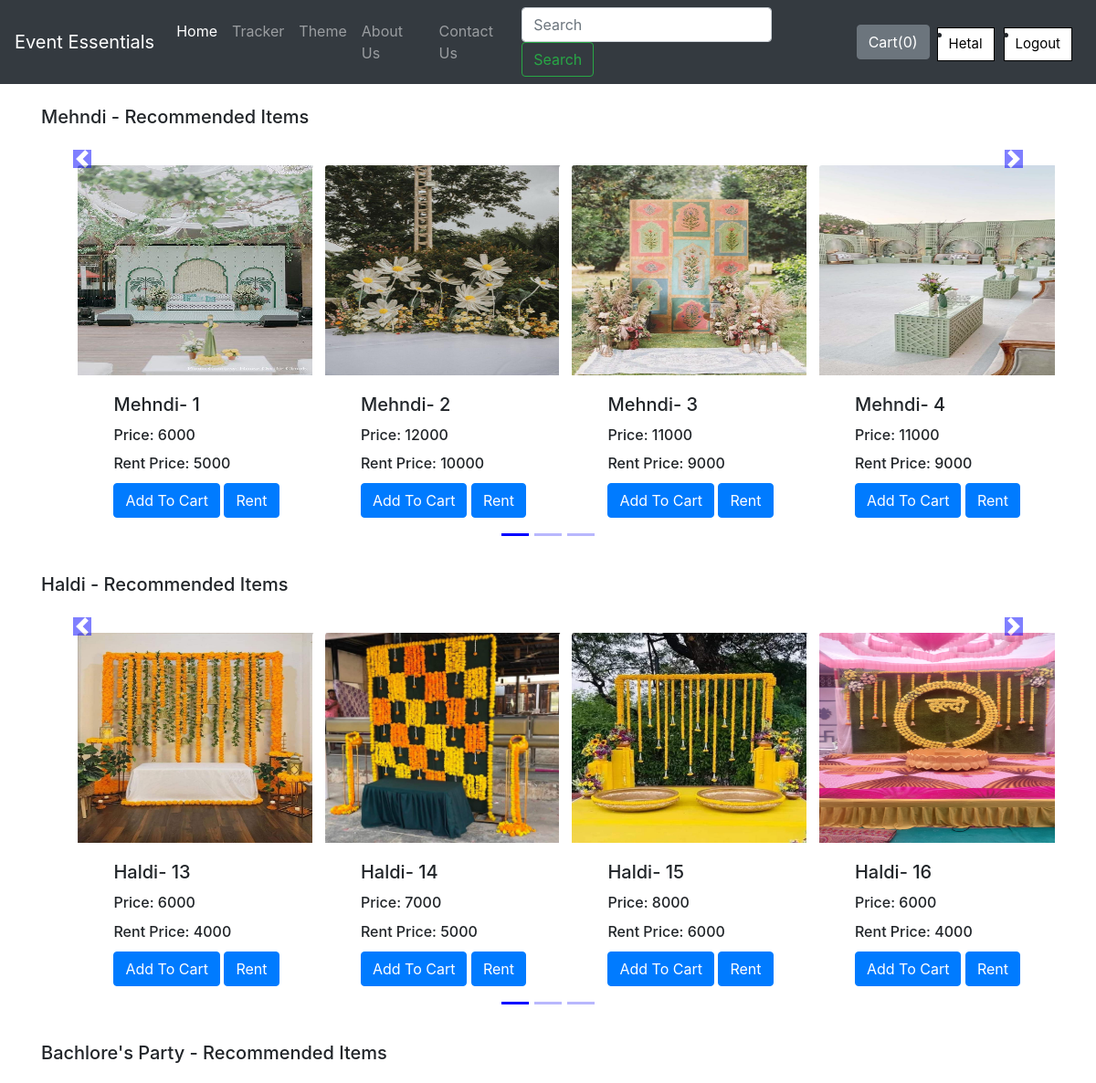
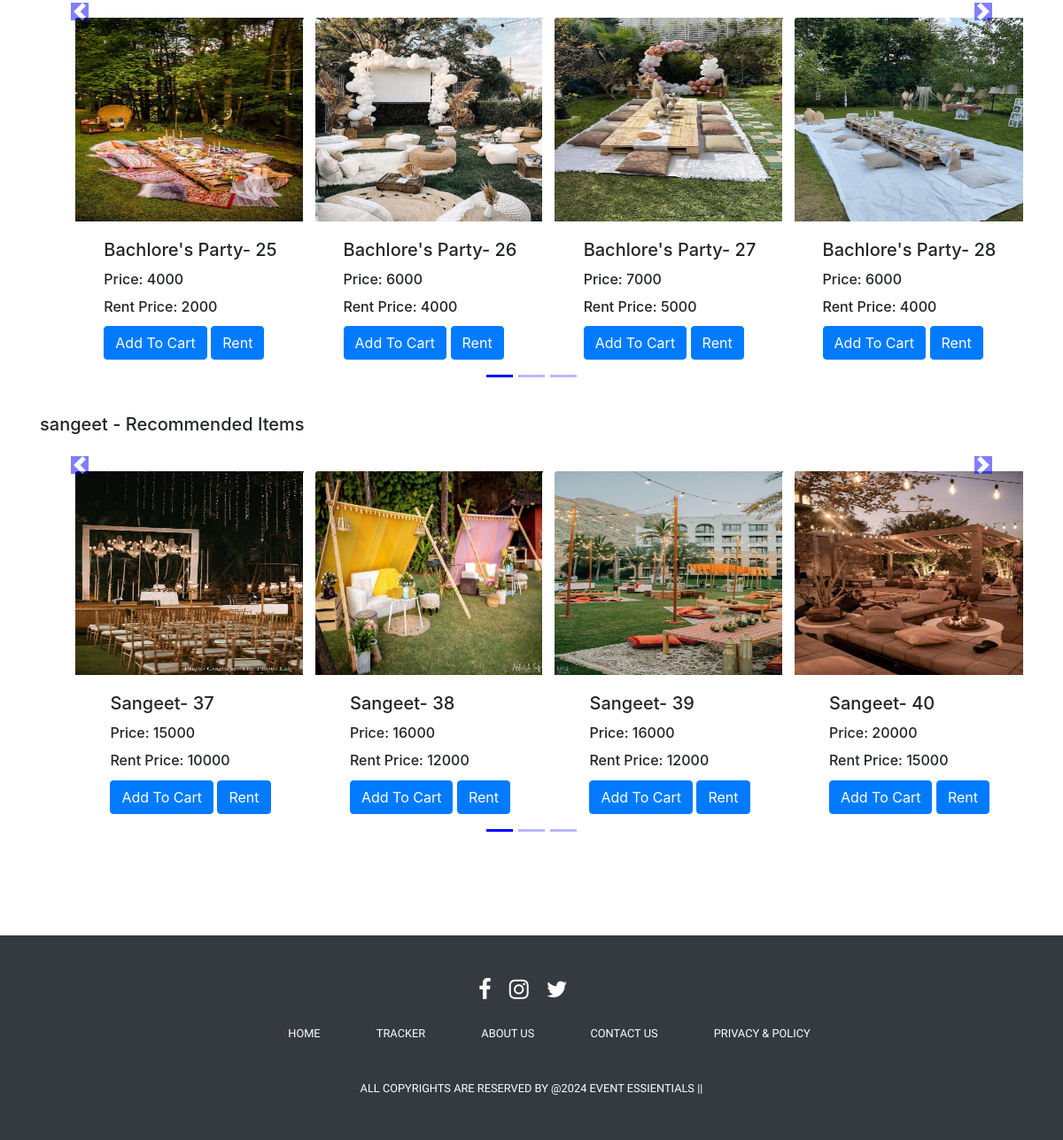
/shop/theme/ (signed in), run on the app's committed database (2 pictures, top to bottom).
### shop/models.py (models this page shows, shortened)
class ThemeProduct(models.Model):
    theme_product_id = models.AutoField(primary_key=True)
    theme_product_name = models.CharField(max_length=50)
    theme_category = models.CharField(max_length=50,default="")
    theme_rent_price = models.IntegerField(default=0)
    theme_price = models.IntegerField(default=0)
    theme_pub_date = models.DateField()
    theme_image = models.ImageField(upload_to="shop/images",default="")

### shop/views.py (the view)
# urls.py: path('theme/', views.theme, name='theme'),
def theme(request):
    allProds = []
    catprods = ThemeProduct.objects.values('theme_category').distinct()
    cats = [item['theme_category'] for item in catprods]
    for cat in cats:
        prod = ThemeProduct.objects.filter(theme_category=cat)
        n = len(prod)
        nSlides = n // 4 + ceil((n / 4) - (n // 4))
        allProds.append([prod, range(1, nSlides), nSlides])
    params = {'allProds': allProds}
    return render(request, "shop/theme.html", params)

### shop/templates/shop/theme.html (shortened to what this page needs)
{% extends 'shop/basic.html' %}
{% block body %}
{% load static %}
<div class="container">
  {% for product, range, nSlides in allProds %}
  <h5 class="my-4"> {{product.0.theme_category}} - Recommended Items</h5>
  <div class="row">
      <div id="demo{{forloop.counter}}" class="col carousel slide my-3" data-ride="carousel">
          <ul class="carousel-indicators">
              <li data-target="#demo{{forloop.counter}}" data-slide-to="0" class="active"></li>
              {% for i in range %}
              <li data-target="#demo{{forloop.parentloop.counter}}" data-slide-to="{{i}}"></li>
              {% endfor %}
          </ul>
          <div class="container carousel-inner no-padding">
              <div class="carousel-item active">
                  {% for i in product %}
                  <div class="col-xs-3 col-sm-3 col-md-3">
                      <div class="card align-items-center" style="width: 18rem;">
                        <img src='/media/{{i.theme_image}}'  class="card-img-top" ></a>
                          <div class="card-body">
                              <h5 class="card-title" id="namepr{{i.theme_product_id}}">{{i.theme_product_name}}- {{i.theme_product_id}}</h5>
                              <h6 class="card-title" >Price: <span id="pricepr{{i.theme_product_id}}">{{i.theme_price}} </span></h6>
                              <h6 class="card-title" >Rent Price: <span id="rentpricepr{{i.theme_product_id}}">{{i.theme_rent_price}} </span></h6>
                              <span id="divpr{{i.theme_product_id}}" class="divpr">
                                  <button id="pr{{i.theme_product_id}}" class="btn btn-primary cart">Add To Cart</button> </span>
                                  <a href="/shop/rent"><button  class="btn btn-primary rent">Rent</button></a>
                          </div>
                      </div>
                  </div>
                  {% if forloop.counter|divisibleby:4 and forloop.counter > 0 and not forloop.last %}
              </div>
                  {% endif %}
                  {% endfor %}
          </div>
      </div>
      <a class="carousel-control-prev" href="#demo{{forloop.counter}}" data-slide="prev">
          <span class="carousel-control-prev-icon"></span>
      </a>
      <a class="carousel-control-next" href="#demo{{forloop.counter}}" data-slide="next">
          <span class="carousel-control-next-icon"></span>
      </a>
  </div>
  {% endfor %}
</div>
{% endblock %}

### shop/templates/shop/basic.html (style rules this page uses)
body { margin: 0; overflow-x: hidden; }

### data on the page
ThemeProduct: theme_category "Mehndi", theme_image (picture), theme_product_name "Mehndi", theme_product_id "1", theme_price "6000", theme_rent_price "5000"
ThemeProduct: theme_image (picture), theme_product_name "Mehndi", theme_product_id "2", theme_price "12000", theme_rent_price "10000"
ThemeProduct: theme_image (picture), theme_product_name "Mehndi", theme_product_id "3", theme_price "11000", theme_rent_price "9000"
ThemeProduct: theme_image (picture), theme_product_name "Mehndi", theme_product_id "4", theme_price "11000", theme_rent_price "9000"
ThemeProduct: theme_category "Haldi", theme_image (picture), theme_product_name "Haldi", theme_product_id "13", theme_price "6000", theme_rent_price "4000"
ThemeProduct: theme_image (picture), theme_product_name "Haldi", theme_product_id "14", theme_price "7000", theme_rent_price "5000"
ThemeProduct: theme_image (picture), theme_product_name "Haldi", theme_product_id "15", theme_price "8000", theme_rent_price "6000"
ThemeProduct: theme_image (picture), theme_product_name "Haldi", theme_product_id "16", theme_price "6000", theme_rent_price "4000"
ThemeProduct: theme_category "Bachlore's Party", theme_image (picture), theme_product_name "Bachlore's Party", theme_product_id "25", theme_price "4000", theme_rent_price "2000"
ThemeProduct: theme_image (picture), theme_product_name "Bachlore's Party", theme_product_id "26", theme_price "6000", theme_rent_price "4000"
ThemeProduct: theme_image (picture), theme_product_name "Bachlore's Party", theme_product_id "27", theme_price "7000", theme_rent_price "5000"
ThemeProduct: theme_image (picture), theme_product_name "Bachlore's Party", theme_product_id "28", theme_price "6000", theme_rent_price "4000"
ThemeProduct: theme_category "sangeet", theme_image (picture), theme_product_name "Sangeet", theme_product_id "37", theme_price "15000", theme_rent_price "10000"
ThemeProduct: theme_image (picture), theme_product_name "Sangeet", theme_product_id "38", theme_price "16000", theme_rent_price "12000"
ThemeProduct: theme_image (picture), theme_product_name "Sangeet", theme_product_id "39", theme_price "16000", theme_rent_price "12000"
ThemeProduct: theme_image (picture), theme_product_name "Sangeet", theme_product_id "40", theme_price "20000", theme_rent_price "15000"

### other printed values
{{ request.session.username }} "Hetal"
